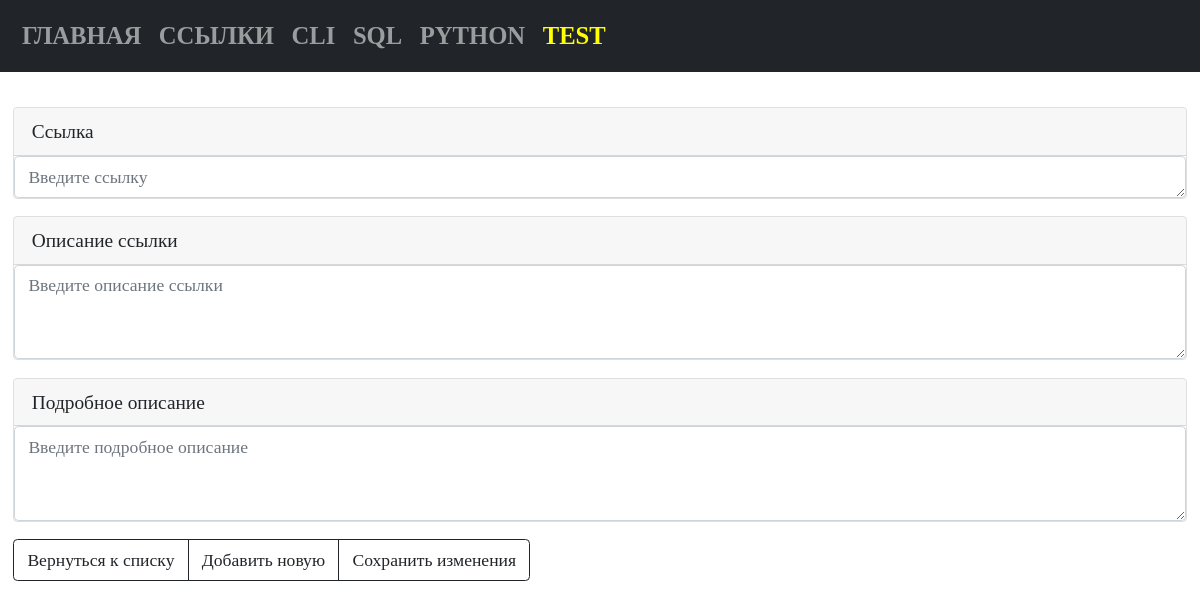
The page /links/edit/33/ on the database as committed earlier.
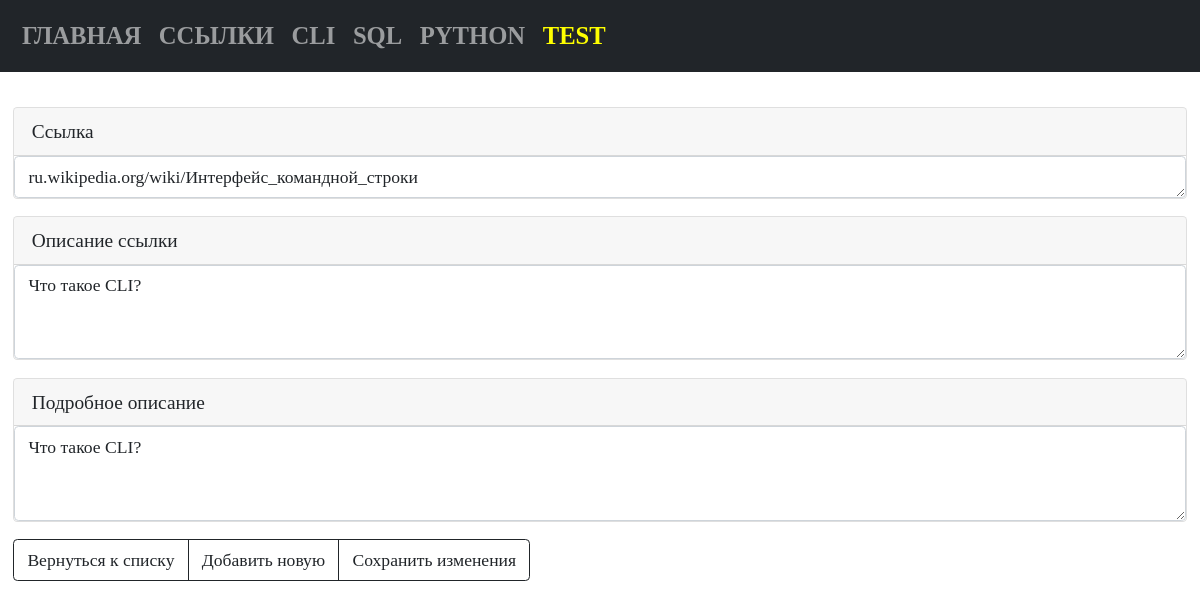
The same page on the database as committed later.
### tables this page shows
CREATE TABLE "links"
(
    links_id      INTEGER
        primary key autoincrement,
    links_name    TEXT not null,
    links_command TEXT not null
, links_description TEXT);

### modules/links/edit_links_command.py (the view, shortened to what this page needs)
@bp.route("/links/edit/<int:links_id>/", methods=("GET", "POST"))
def edit_links_command(links_id):
    conn = connect.get_db_connection()
    edit_links_command_view = conn.execute("SELECT * FROM links WHERE links_id = ?",
                                           (links_id,)).fetchone()
    return render_template("links/edit_links_command.html", edit_links_command_view=edit_links_command_view)

### modules/connect.py (called while the page is built)
def get_db_connection():
    db_path = os.path.join(BASE_DIR, '../database.db')
    conn = sqlite3.connect(db_path)
    conn.row_factory = sqlite3.Row
    return conn

### templates/links/edit_links_command.html (shortened to what this page needs)
{% extends 'base.html' %}
{% block content %}
<form method="post">
   <div class="card mb-3">
      <label for="links_command" class="card-header">Cсылка</label>
      <textarea class="form-control" id="links_command" name="links_command" rows="1" placeholder="Введите ссылку"
         required>{{ edit_links_command_view.links_command }}</textarea>
   </div>
   <div class="card mb-3">
      <label for="links_name" class="card-header">Описание ссылки</label>
      <textarea class="form-control" id="links_name" name="links_name" rows="3" placeholder="Введите описание ссылки"
         required>{{ edit_links_command_view.links_name }}</textarea>
   </div>
   <div class="card mb-3">
      <label for="links_description" class="card-header">Подробное описание</label>
      <textarea class="form-control" id="links_description" name="links_description" rows="3"
         placeholder="Введите подробное описание" required>{{ edit_links_command_view.links_description }}</textarea>
   </div>
   <div class="btn-group btn-group" role="group" aria-label="...">
      <a href="{{ url_for('links_list_commands.links_list_commands') }}" class="btn btn-outline-dark">Вернуться к
         списку</a>
      <a href="{{ url_for('add_links_command.add_links_command') }}" class="btn btn-outline-dark">Добавить новую</a>
      <button type="submit" value="" class="btn btn-outline-dark">Сохранить изменения</button>
   </div>
</form>
{% endblock %}

Rows that differ between the two databases and show on the page:
added links: links_command "ru.wikipedia.org/wiki/Интерфейс_командной_строки", links_name "Что такое CLI?", links_description "Что такое CLI?"
